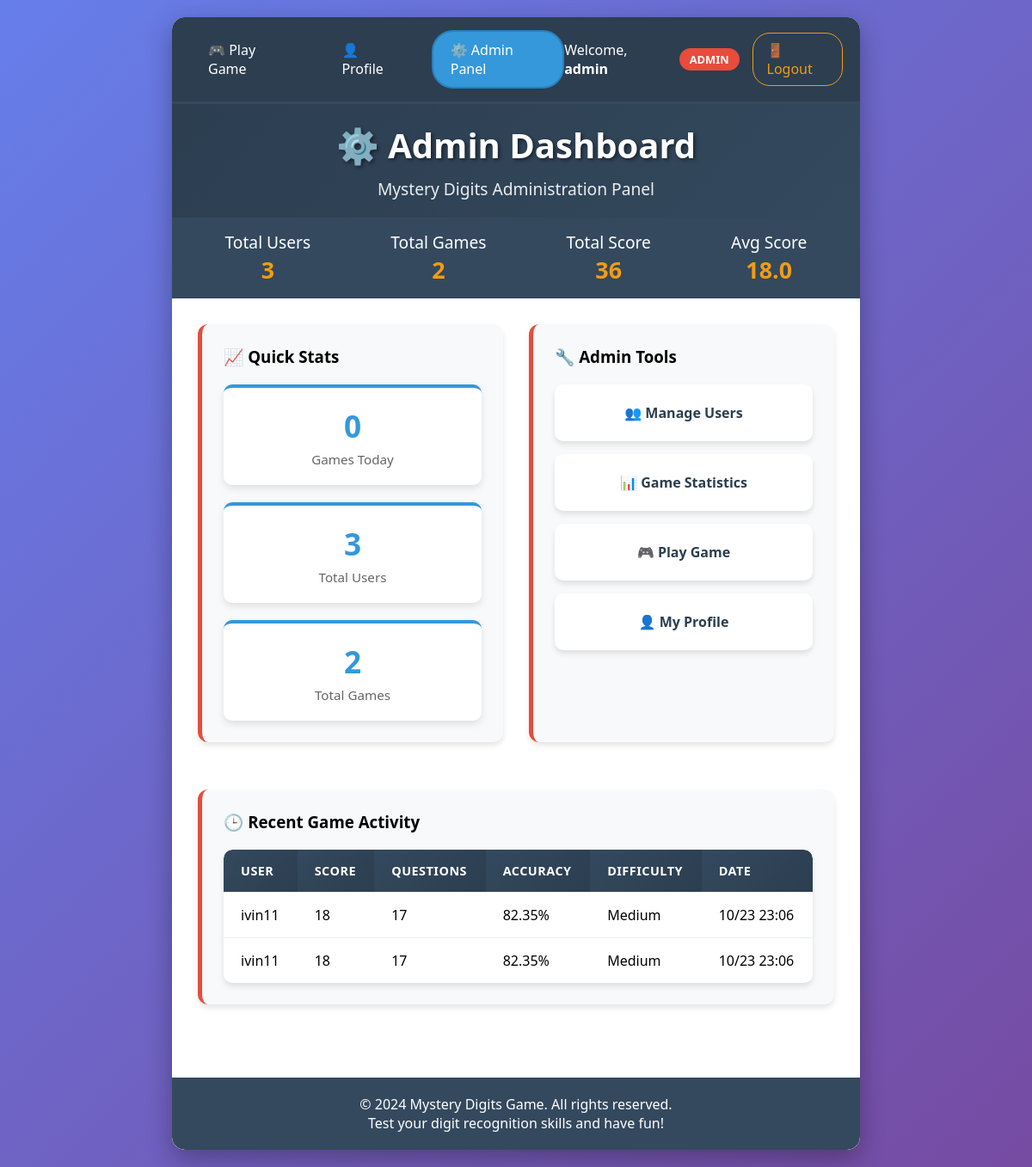
The page /admin (signed in) on the database its author committed.
### models.py (models this page shows, shortened)
class User(UserMixin, db.Model):
    __tablename__ = 'users'
    id = db.Column(db.Integer, primary_key=True)
    username = db.Column(db.String(80), unique=True, nullable=False)
    email = db.Column(db.String(120), unique=True, nullable=False)
    password_hash = db.Column(db.String(255), nullable=False)
    is_admin = db.Column(db.Boolean, default=False)
    created_at = db.Column(db.DateTime, default=datetime.utcnow)
    last_login = db.Column(db.DateTime)
    game_sessions = db.relationship('GameSession', backref='user', lazy=True)

class GameSession(db.Model):
    __tablename__ = 'game_sessions'
    id = db.Column(db.Integer, primary_key=True)
    user_id = db.Column(db.Integer, db.ForeignKey('users.id'), nullable=False)
    final_score = db.Column(db.Integer, default=0)
    questions_answered = db.Column(db.Integer, default=0)
    correct_answers = db.Column(db.Integer, default=0)
    max_difficulty = db.Column(db.String(20), default='easy')
    created_at = db.Column(db.DateTime, default=datetime.utcnow)
    duration = db.Column(db.Integer, default=0)  # in seconds
    def accuracy(self):
        return round((self.correct_answers / self.questions_answered) * 100, 2) if self.questions_answered > 0 else 0

### app.py (the view)
    def wrapper(*args, **kwargs):
        if not current_user.is_authenticated or not current_user.is_admin:
            flash('Access denied. Admin privileges required.', 'error')
            return redirect(url_for('play'))
        return func(*args, **kwargs)

### app.py (called while the page is built)
@login_manager.user_loader
def load_user(user_id):
    return User.query.get(int(user_id))

def admin_required(func):
    def wrapper(*args, **kwargs):
        if not current_user.is_authenticated or not current_user.is_admin:
            flash('Access denied. Admin privileges required.', 'error')
            return redirect(url_for('play'))
        return func(*args, **kwargs)
    wrapper.__name__ = func.__name__
    return wrapper

### templates/admin/dashboard.html
{% extends "base.html" %}
{% block content %}
<div class="header">
    <h1>⚙️ Admin Dashboard</h1>
    <p>Mystery Digits Administration Panel</p>
</div>
<div class="stats">
    <div class="stat-item">
        <div>Total Users</div>
        <div class="stat-value">{{ total_users }}</div>
    </div>
    <div class="stat-item">
        <div>Total Games</div>
        <div class="stat-value">{{ total_games }}</div>
    </div>
    <div class="stat-item">
        <div>Total Score</div>
        <div class="stat-value">{{ total_score }}</div>
    </div>
    <div class="stat-item">
        <div>Avg Score</div>
        <div class="stat-value">{{ avg_score }}</div>
    </div>
</div>
<div class="content">
    <div style="display: grid; grid-template-columns: 1fr 1fr; gap: 30px; margin-bottom: 30px;">
        <div class="admin-section">
            <h3>📈 Quick Stats</h3>
            <div class="stats-grid">
                <div class="stat-card">
                    <div class="stat-number">{{ daily_games }}</div>
                    <div class="stat-label">Games Today</div>
                </div>
                <div class="stat-card">
                    <div class="stat-number">{{ total_users }}</div>
                    <div class="stat-label">Total Users</div>
                </div>
                <div class="stat-card">
                    <div class="stat-number">{{ total_games }}</div>
                    <div class="stat-label">Total Games</div>
                </div>
            </div>
        </div>
        <div class="admin-section">
            <h3>🔧 Admin Tools</h3>
            <div class="admin-links">
                <a href="{{ url_for('admin_users') }}" class="admin-link">👥 Manage Users</a>
                <a href="{{ url_for('admin_game_stats') }}" class="admin-link">📊 Game Statistics</a>
                <a href="{{ url_for('play') }}" class="admin-link">🎮 Play Game</a>
                <a href="{{ url_for('profile') }}" class="admin-link">👤 My Profile</a>
            </div>
        </div>
    </div>
    <div class="admin-section">
        <h3>🕒 Recent Game Activity</h3>
        {% if recent_games %}
        <div class="games-table">
            <table>
                <thead>
                    <tr>
                        <th>User</th>
                        <th>Score</th>
                        <th>Questions</th>
                        <th>Accuracy</th>
                        <th>Difficulty</th>
                        <th>Date</th>
                    </tr>
                </thead>
                <tbody>
                    {% for game in recent_games %}
                    <tr>
                        <td>{{ game.user.username }}</td>
                        <td>{{ game.final_score }}</td>
                        <td>{{ game.questions_answered }}</td>
                        <td>{{ game.accuracy() }}%</td>
                        <td>{{ game.max_difficulty.capitalize() }}</td>
                        <td>{{ game.created_at.strftime('%m/%d %H:%M') }}</td>
                    </tr>
                    {% endfor %}
                </tbody>
            </table>
        </div>
        {% else %}
        <p>No recent game activity.</p>
        {% endif %}
    </div>
</div>
{% endblock %}

### templates/base.html (shortened to what this page needs)
<!DOCTYPE html>
<html lang="en">
<head>
</head>
<body>
    <div class="container">
{% if current_user.is_authenticated %}
<div class="nav-bar">
    <div class="nav-links">
        <a href="{{ url_for('play') }}" class="{% if request.endpoint == 'play' %}active{% endif %}">🎮 Play Game</a>
        <a href="{{ url_for('profile') }}" class="{% if request.endpoint == 'profile' %}active{% endif %}">👤 Profile</a>
        {% if current_user.is_admin %}
        <a href="{{ url_for('admin_dashboard') }}" class="{% if request.endpoint == 'admin_dashboard' or request.endpoint == 'admin_users' or request.endpoint == 'admin_game_stats' %}active{% endif %}">⚙️ Admin Panel</a>
        {% endif %}
    </div>
    <div class="user-info">
        <span>Welcome, <strong>{{ current_user.username }}</strong></span>
        {% if current_user.is_admin %}
        <span class="badge badge-danger">ADMIN</span>
        {% endif %}
        <a href="{{ url_for('logout') }}">🚪 Logout</a>
    </div>
</div>
{% endif %}
        <div class="main-content">
            {% block content %}{% endblock %}
        </div>
        <div class="footer">
            <p>&copy; 2024 Mystery Digits Game. All rights reserved.</p>
            <p>Test your digit recognition skills and have fun!</p>
        </div>
    </div>
</body>
</html>

### templates/base.html (style rules this page uses)
* { margin: 0; padding: 0; box-sizing: border-box; }
body { font-family: 'Segoe UI', Tahoma, Geneva, Verdana, sans-serif; background: linear-gradient(135deg, #667eea 0%, #764ba2 100%); min-height: 100vh; padding: 20px; }
.container { max-width: 800px; margin: 0 auto; background: white; border-radius: 15px; box-shadow: 0 10px 30px rgba(0,0,0,0.3); overflow: hidden; min-height: 500px; }
.header { background: linear-gradient(135deg, #2c3e50, #34495e); color: white; padding: 20px; text-align: center; }
.header h1 { font-size: 2.5em; margin-bottom: 10px; text-shadow: 2px 2px 4px rgba(0,0,0,0.5); }
.header p { font-size: 1.2em; opacity: 0.9; }
.stats { display: flex; justify-content: space-around; background: #34495e; padding: 15px; color: white; font-size: 1.2em; }
.stat-item { text-align: center; }
.stat-value { font-weight: bold; font-size: 1.4em; color: #f39c12; }
.content { padding: 30px; }
.nav-bar { background: #2c3e50; padding: 15px 20px; display: flex; justify-content: space-between; align-items: center; border-bottom: 3px solid #34495e; }
.nav-links { display: flex; gap: 15px; align-items: center; }
.nav-links a { color: white; text-decoration: none; padding: 10px 20px; border-radius: 25px; transition: all 0.3s ease; font-weight: 500; border: 2px solid transparent; }
.nav-links a.active { background: #3498db; border-color: #2980b9; }
.user-info { color: white; font-size: 1em; display: flex; align-items: center; gap: 15px; }
.user-info a { color: #f39c12; text-decoration: none; padding: 8px 16px; border-radius: 20px; border: 1px solid #f39c12; transition: all 0.3s ease; }
.profile-section, .admin-section { background: #f8f9fa; padding: 25px; border-radius: 12px; margin-bottom: 25px; border-left: 5px solid #3498db; box-shadow: 0 4px 6px rgba(0,0,0,0.1); }
.admin-section { border-left-color: #e74c3c; }
.stats-grid { display: grid; grid-template-columns: repeat(auto-fit, minmax(180px, 1fr)); gap: 20px; margin-top: 20px; }
.stat-card { background: white; padding: 20px; border-radius: 10px; text-align: center; box-shadow: 0 4px 8px rgba(0,0,0,0.1); transition: transform 0.3s ease; border-top: 4px solid #3498db; }
.stat-number { font-size: 2.2em; font-weight: bold; color: #3498db; margin-bottom: 5px; }
.stat-label { font-size: 0.95em; color: #666; font-weight: 500; }
.games-table { overflow-x: auto; margin-top: 20px; border-radius: 10px; box-shadow: 0 4px 6px rgba(0,0,0,0.1); }
table { width: 100%; border-collapse: collapse; background: white; border-radius: 10px; overflow: hidden; }
th, td { padding: 15px 20px; text-align: left; border-bottom: 1px solid #e9ecef; }
th { background: linear-gradient(135deg, #34495e, #2c3e50); color: white; font-weight: 600; text-transform: uppercase; font-size: 0.9em; letter-spacing: 0.5px; }
tr:last-child td { border-bottom: none; }
.admin-links { display: grid; grid-template-columns: repeat(auto-fit, minmax(200px, 1fr)); gap: 15px; margin-top: 20px; }
.admin-link { display: block; padding: 20px; background: white; border-radius: 10px; text-decoration: none; color: #2c3e50; font-weight: bold; text-align: center; transition: all 0.3s ease; border: 2px solid transparent; box-shadow: 0 4px 6px rgba(0,0,0,0.1); }
.badge { display: inline-block; padding: 4px 12px; border-radius: 20px; font-size: 0.8em; font-weight: bold; text-transform: uppercase; }
.badge-danger { background: #e74c3c; color: white; }
.footer { text-align: center; padding: 20px; background: #34495e; color: white; margin-top: 30px; border-radius: 0 0 15px 15px; }

### rows shown on the page
User: username "admin"
GameSession: user.username "ivin11", final_score "18", questions_answered "17", accuracy "82.35", max_difficulty "Medium", created_at "10/23 23:06"
GameSession: user.username "ivin11", final_score "18", questions_answered "17", accuracy "82.35", max_difficulty "Medium", created_at "10/23 23:06"

### other values the page prints
{{ total_users }} "3"
{{ total_games }} "2"
{{ total_score }} "36"
{{ avg_score }} "18.0"
{{ daily_games }} "0"
